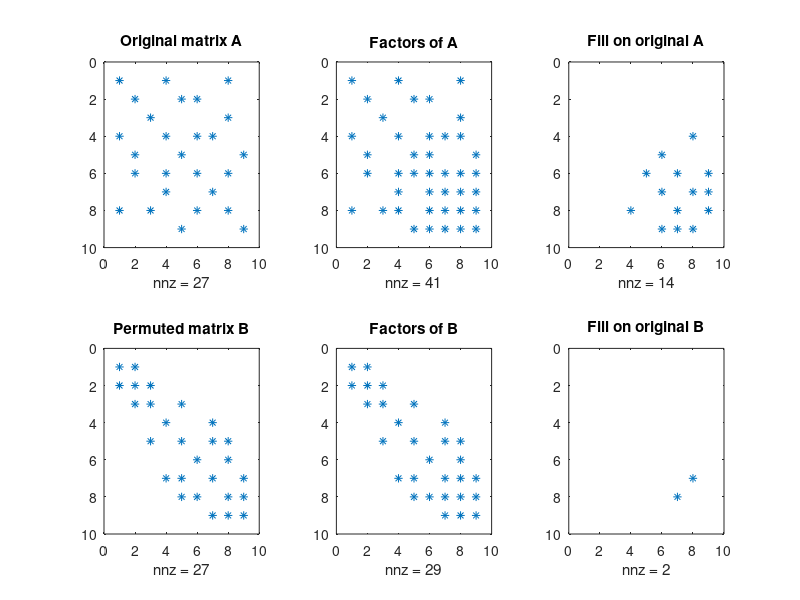

Here is the MATLAB script that generated this plot:
A = [1 0 0 1 0 0 0 1 0;
     0 1 0 0 1 1 0 0 0;
     0 0 1 0 0 0 0 1 0;
     1 0 0 1 0 1 1 0 0;
     0 1 0 0 1 0 0 0 1;
     0 1 0 1 0 1 0 1 0;
     0 0 0 1 0 0 1 0 0;
     1 0 1 0 0 1 0 1 0;
     0 0 0 0 1 0 0 0 1];
 
 %norm(A - A')
 
subplot(2,3,1);
spy(A);
title('Original matrix A');

 
[count,h,parent,post,R] = symbfact(A);
ALU=R+R';
subplot(2,3,2)
spy(ALU);
title('Factors of A')
fillin=nnz(ALU)-nnz(A)

% visualisation du fill
C=spones(A);
CLU=spones(ALU);
FILL=CLU-C;
subplot(2,3,3)
spy(FILL)
title('Fill on original A')

% Permutation
P = [3 7 9 5 2 1 4 6 8];
P = [9 5 2 6 4 8 3 7 1];
P = flip(P);
P = symrcm(A);
B = A(P, P);
subplot(2,3,4);
spy(B);
title('Permuted matrix B');

 
[count,h,parent,post,R] = symbfact(B);
BLU=R+R';
subplot(2,3,5)
spy(BLU);
title('Factors of B')
fillin=nnz(BLU)-nnz(B)

% visualisation du fill
C=spones(B);
CLU=spones(BLU);
FILL=CLU-C;
subplot(2,3,6)
spy(FILL)
title('Fill on original B')


